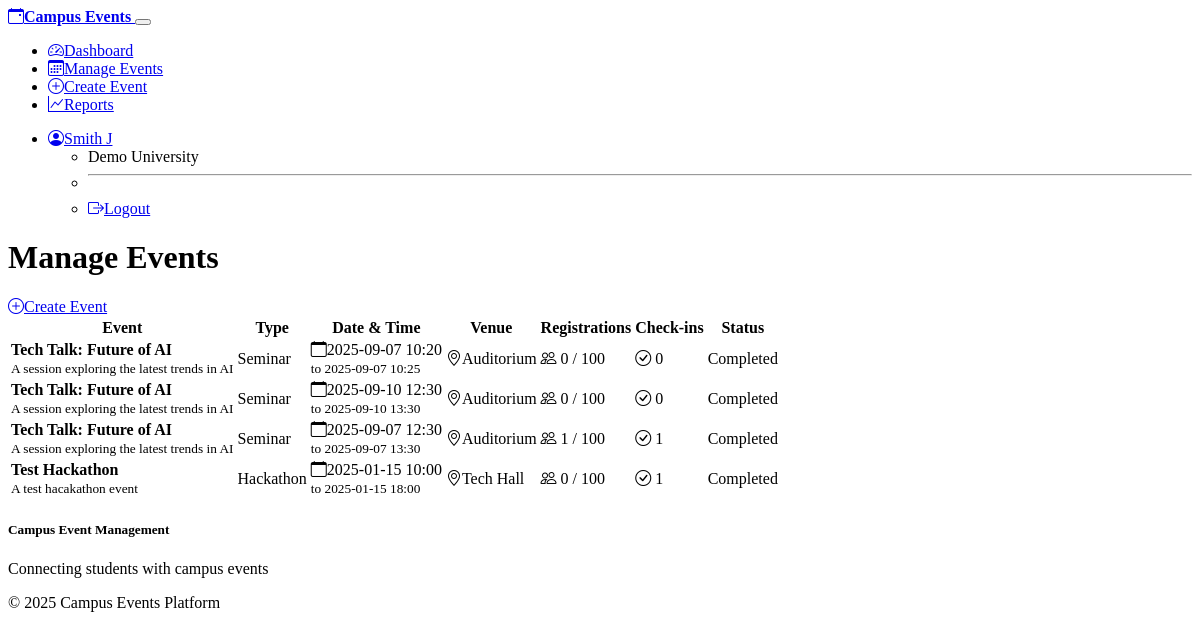
Screenshot of /admin/events (signed in) with the database file from the repository.
### models.py (models this page shows, shortened)
class User(UserMixin, db.Model):
    id = db.Column(db.Integer, primary_key=True)
    username = db.Column(db.String(64), unique=True, nullable=False)
    email = db.Column(db.String(120), unique=True, nullable=False)
    password_hash = db.Column(db.String(256), nullable=False)
    full_name = db.Column(db.String(100), nullable=False)
    role = db.Column(db.String(20), nullable=False, default='student')  # 'admin', 'staff', 'student'
    college_id = db.Column(db.Integer, db.ForeignKey('college.id'), nullable=False)
    student_id = db.Column(db.String(50))  # For students
    department = db.Column(db.String(50))
    year_of_study = db.Column(db.Integer)
    phone = db.Column(db.String(15))
    created_at = db.Column(db.DateTime, default=datetime.utcnow)
    is_active = db.Column(db.Boolean, default=True)
    registrations = db.relationship('Registration', backref='user', lazy=True)
    check_ins = db.relationship('CheckIn', backref='user', lazy=True)

class College(db.Model):
    id = db.Column(db.Integer, primary_key=True)
    name = db.Column(db.String(100), nullable=False)
    code = db.Column(db.String(10), unique=True, nullable=False)
    address = db.Column(db.Text)
    created_at = db.Column(db.DateTime, default=datetime.utcnow)
    users = db.relationship('User', backref='college', lazy=True)
    events = db.relationship('Event', backref='college', lazy=True)

class Event(db.Model):
    id = db.Column(db.Integer, primary_key=True)
    title = db.Column(db.String(200), nullable=False)
    description = db.Column(db.Text)
    event_type = db.Column(db.String(50), nullable=False)  # 'hackathon', 'workshop', 'tech_talk', 'fest', 'seminar'
    venue = db.Column(db.String(200))
    start_time = db.Column(db.DateTime, nullable=False)
    end_time = db.Column(db.DateTime, nullable=False)
    max_participants = db.Column(db.Integer)
    registration_deadline = db.Column(db.DateTime)
    college_id = db.Column(db.Integer, db.ForeignKey('college.id'), nullable=False)
    created_by = db.Column(db.Integer, db.ForeignKey('user.id'), nullable=False)
    created_at = db.Column(db.DateTime, default=datetime.utcnow)
    is_active = db.Column(db.Boolean, default=True)
    requires_approval = db.Column(db.Boolean, default=False)
    registrations = db.relationship('Registration', backref='event', lazy=True, cascade='all, delete-orphan')
    check_ins = db.relationship('CheckIn', backref='event', lazy=True, cascade='all, delete-orphan')
    creator = db.relationship('User', backref='created_events')
    @property
    def registration_count(self):
        return Registration.query.filter_by(event_id=self.id, status='confirmed').count()
    @property
    def check_in_count(self):
        return CheckIn.query.filter_by(event_id=self.id).count()

### routes.py (the view)
@app.route('/admin/events')
@login_required
def manage_events():
    if current_user.role not in ['admin', 'staff']:
        flash('Access denied', 'error')
        return redirect(url_for('student_dashboard'))
    page = request.args.get('page', 1, type=int)
    events = Event.query.filter_by(college_id=current_user.college_id)\
                       .order_by(desc(Event.created_at))\
                       .paginate(page=page, per_page=10, error_out=False)
    return render_template('admin/manage_events.html', events=events)

### app.py (called while the page is built)
@login_manager.user_loader
def load_user(user_id):
    from models import User
    return User.query.get(int(user_id))

### routes.py (called while the page is built)
@app.context_processor
def inject_now():
    return {'now': datetime.utcnow()}

@app.context_processor
def utility_processor():
    def format_datetime(dt):
        if dt:
            return dt.strftime('%Y-%m-%d %H:%M')
        return ''
    def format_date(dt):
        if dt:
            return dt.strftime('%Y-%m-%d')
        return ''
    return dict(format_datetime=format_datetime, format_date=format_date)

### templates/admin/manage_events.html (shortened to what this page needs)
{% extends "base.html" %}
{% block content %}
<div class="d-flex justify-content-between align-items-center mb-4">
    <h1>Manage Events</h1>
    <a href="{{ url_for('create_event') }}" class="btn btn-primary">
        <i class="bi bi-plus-circle me-2"></i>Create Event
    </a>
</div>
<div class="card">
    <div class="card-body">
        {% if events.items %}
            <div class="table-responsive">
                <table class="table table-hover">
                    <thead>
                        <tr>
                            <th>Event</th>
                            <th>Type</th>
                            <th>Date & Time</th>
                            <th>Venue</th>
                            <th>Registrations</th>
                            <th>Check-ins</th>
                            <th>Status</th>
                        </tr>
                    </thead>
                    <tbody>
                        {% for event in events.items %}
                            <tr>
                                <td>
                                    <div>
                                        <strong>{{ event.title }}</strong>
                                        {% if event.description %}
                                            <br><small class="text-muted">{{ event.description[:100] }}{% if event.description|length > 100 %}...{% endif %}</small>
                                        {% endif %}
                                    </div>
                                </td>
                                <td>
                                    <span class="badge bg-{{ 'success' if event.event_type == 'hackathon' else 'info' if event.event_type == 'workshop' else 'warning' if event.event_type == 'tech_talk' else 'primary' }}">
                                        {{ event.event_type.replace('_', ' ').title() }}
                                    </span>
                                </td>
                                <td>
                                    <div>
                                        <i class="bi bi-calendar me-1"></i>{{ format_datetime(event.start_time) }}
                                        {% if event.end_time %}
                                            <br><small class="text-muted">to {{ format_datetime(event.end_time) }}</small>
                                        {% endif %}
                                    </div>
                                </td>
                                <td>
                                    <i class="bi bi-geo-alt me-1"></i>{{ event.venue or 'TBD' }}
                                </td>
                                <td>
                                    <div class="d-flex align-items-center">
                                        <i class="bi bi-people me-1"></i>
                                        {{ event.registration_count }}
                                        {% if event.max_participants %}
                                            / {{ event.max_participants }}
                                        {% endif %}
                                    </div>
                                </td>
                                <td>
                                    <div class="d-flex align-items-center">
                                        <i class="bi bi-check-circle me-1"></i>
                                        {{ event.check_in_count }}
                                    </div>
                                </td>
                                <td>
                                    {% if event.start_time > now %}
                                        {% if event.is_registration_open %}
                                            <span class="badge bg-success">Registration Open</span>
                                        {% else %}
                                            <span class="badge bg-warning">Registration Closed</span>
                                        {% endif %}
                                    {% elif event.start_time <= now and event.end_time >= now %}
                                        <span class="badge bg-info">Ongoing</span>
                                    {% else %}
                                        <span class="badge bg-secondary">Completed</span>
                                    {% endif %}
                                </td>
                            </tr>
                        {% endfor %}
                    </tbody>
                </table>
            </div>
        {% endif %}
    </div>
</div>
{% endblock %}

### templates/base.html (shortened to what this page needs)
<!DOCTYPE html>
<html lang="en" data-bs-theme="dark">
<head>
    <link href="https://cdn.replit.com/agent/bootstrap-agent-dark-theme.min.css" rel="stylesheet">
    <link href="https://cdn.jsdelivr.net/npm/bootstrap-icons@1.11.0/font/bootstrap-icons.css" rel="stylesheet">
    <link href="{{ url_for('static', filename='css/custom.css') }}" rel="stylesheet">
</head>
<body>
    <nav class="navbar navbar-expand-lg navbar-dark bg-dark">
        <div class="container">
            <a class="navbar-brand" href="{{ url_for('index') }}">
                <i class="bi bi-calendar-event me-2"></i>Campus Events
            </a>
            <button class="navbar-toggler" type="button" data-bs-toggle="collapse" data-bs-target="#navbarNav">
            </button>
            <div class="collapse navbar-collapse" id="navbarNav">
                <ul class="navbar-nav me-auto">
                    {% if current_user.is_authenticated %}
                        {% if current_user.role in ['admin', 'staff'] %}
                            <li class="nav-item">
                                <a class="nav-link" href="{{ url_for('admin_dashboard') }}">
                                    <i class="bi bi-speedometer2 me-1"></i>Dashboard
                                </a>
                            </li>
                            <li class="nav-item">
                                <a class="nav-link" href="{{ url_for('manage_events') }}">
                                    <i class="bi bi-calendar3 me-1"></i>Manage Events
                                </a>
                            </li>
                            <li class="nav-item">
                                <a class="nav-link" href="{{ url_for('create_event') }}">
                                    <i class="bi bi-plus-circle me-1"></i>Create Event
                                </a>
                            </li>
                            <li class="nav-item">
                                <a class="nav-link" href="{{ url_for('reports') }}">
                                    <i class="bi bi-graph-up me-1"></i>Reports
                                </a>
                            </li>
                        {% endif %}
                    {% endif %}
                </ul>
                <ul class="navbar-nav">
                    {% if current_user.is_authenticated %}
                        <li class="nav-item dropdown">
                            <a class="nav-link dropdown-toggle" href="#" role="button" data-bs-toggle="dropdown">
                                <i class="bi bi-person-circle me-1"></i>{{ current_user.full_name }}
                            </a>
                            <ul class="dropdown-menu">
                                <li><span class="dropdown-item-text">{{ current_user.college.name }}</span></li>
                                <li><hr class="dropdown-divider"></li>
                                <li><a class="dropdown-item" href="{{ url_for('logout') }}">
                                    <i class="bi bi-box-arrow-right me-1"></i>Logout
                                </a></li>
                            </ul>
                        </li>
                    {% endif %}
                </ul>
            </div>
        </div>
    </nav>
    <main class="container mt-4">
        {% block content %}{% endblock %}
    </main>
    <footer class="bg-dark text-light py-4 mt-5">
        <div class="container">
            <div class="row">
                <div class="col-md-6">
                    <h5>Campus Event Management</h5>
                    <p class="mb-0">Connecting students with campus events</p>
                </div>
                <div class="col-md-6 text-md-end">
                    <p class="mb-0">&copy; 2025 Campus Events Platform</p>
                </div>
            </div>
        </div>
    </footer>
</body>
</html>

### static/css/custom.css (style rules this page uses)
.card { transition: transform 0.2s ease-in-out, box-shadow 0.2s ease-in-out; }
.navbar-brand { font-weight: 600; }
.table th { border-top: none; font-weight: 600; }
.btn { border-radius: 0.375rem; font-weight: 500; transition: all 0.15s ease-in-out; }
footer { margin-top: auto; }
[data-bs-theme="dark"] .card { background-color: var(--bs-dark); border-color: var(--bs-gray-800); }

### rows the page displays
User: full_name "Smith J"
College: college.name "Demo University"
Event: title "Tech Talk: Future of AI", description "A session exploring the latest trends in AI", event_type.replace "Seminar", start_time "2025-09-07 10:20", end_time "2025-09-07 10:25", venue "Auditorium", registration_count "0", max_participants "100", check_in_count "0", shows "Completed"
Event: title "Tech Talk: Future of AI", description "A session exploring the latest trends in AI", event_type.replace "Seminar", start_time "2025-09-10 12:30", end_time "2025-09-10 13:30", venue "Auditorium", registration_count "0", max_participants "100", check_in_count "0", shows "Completed"
Event: title "Tech Talk: Future of AI", description "A session exploring the latest trends in AI", event_type.replace "Seminar", start_time "2025-09-07 12:30", end_time "2025-09-07 13:30", venue "Auditorium", registration_count "1", max_participants "100", check_in_count "1", shows "Completed"
Event: title "Test Hackathon", description "A test hacakathon event", event_type.replace "Hackathon", start_time "2025-01-15 10:00", end_time "2025-01-15 18:00", venue "Tech Hall", registration_count "0", max_participants "100", check_in_count "1", shows "Completed"
